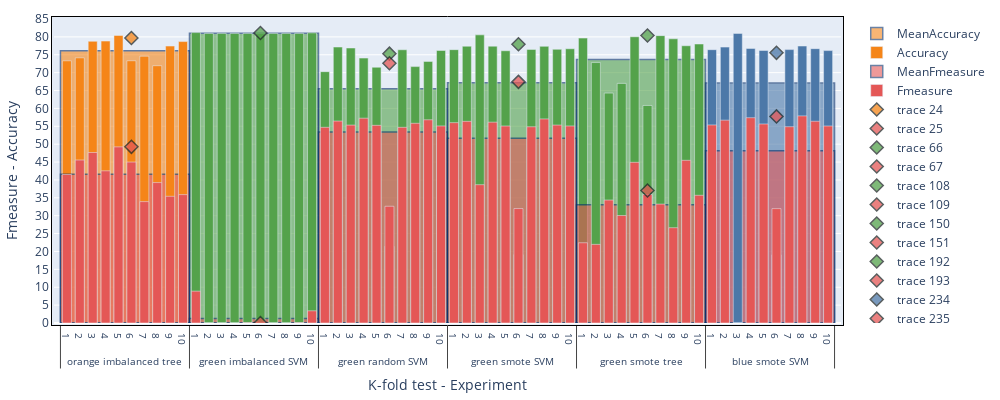

The notebook cell this image was saved under:
### Code cell
# function below sets the color based on amount
def SetMarkerForm(x):
    Symbol1=0 # Imbalanced
    Symbol2=5 # Random
    Symbol3=2 # SMOTE

    if(x=="Imbalanced"):
        return Symbol1
    elif(x=="random undersampling"):
        return Symbol2
    else:
        return Symbol3

# function below sets the color based on amount
def SetMarkerColor(x):
    color1=px.colors.qualitative.T10[0] # Complete - blue
    color2=px.colors.qualitative.T10[2] # No cleaning - red
    color3=px.colors.qualitative.T10[0] # No filtering - orange
    color4=px.colors.qualitative.T10[0] # No segment - celeste
    color5=px.colors.qualitative.T10[0] # Reduced inputs - green

    if(x=="Complete"):
        return color1
    elif(x=="No cleaning"):
        return color2
    elif(x=="No filtering"):
        return color3
    elif(x=="No segment"):
        return color4
    else:
        return color5

# function below sets the color based on amount
def SetBorderMarkerColor(x):
    borderColorSVM  = px.colors.qualitative.T10[7]    # Pastel pink
    borderColorTree = px.colors.qualitative.Dark24[5] # Black
    if(x=="SVM"):
        return borderColorSVM
    elif(x=="Tree"):
        return borderColorTree
    else:
        return borderColorTree

FmeasureColor = px.colors.qualitative.T10[2]


fig = go.Figure()

for i in range(len(data)):
    idxMean = max( 0, math.floor((i-1)/10) )
    markerSel   = SetMarkerForm(data.balanceType[i])
    colorSel    = SetMarkerColor(data.Setting[i])
    borderColor = SetBorderMarkerColor(data.classifierType[i])

    fig.add_trace( # Accuracy K-Fold Mean
        go.Bar(
            x=[ [data.Name.values[i]], [data.foldExecuted.values[i]] ],
            y=[data.MeanAccuracy.values[i]],
            name="MeanAccuracy",
            width=10,
            offset=-0.5,
            marker_color=colorSel,
            marker_line_color='rgb(8,48,107)',
            marker_line_width=1.5,
            opacity=0.6,
            showlegend=True if i==1 else False,
        )
    )
    fig.add_trace( # Accuracy each k-fold
        go.Bar(
            x=[ [data.Name.values[i]], [data.foldExecuted.values[i]] ],
            y=[data.accuracy.values[i]],
            name="Accuracy",
            width=0.7,
            marker_color=colorSel,
            showlegend=True if i==1 else False,
        )
    )
    fig.add_trace( # F-measure K-Fold Mean
        go.Bar(
            x=[ [data.Name.values[i]], [data.foldExecuted.values[i]] ],
            y=[data.MeanFMeasure.values[i]],
            name="MeanFmeasure",
            width=10,
            offset=-0.5,
            marker_color=FmeasureColor,
            marker_line_color='rgb(8,48,107)',
            marker_line_width=1.5,
            opacity=0.6,
            showlegend=True if i==1 else False,
        )
    )
    
    fig.add_trace( # F-measure each k-fold
        go.Bar(
            x=[ [data.Name.values[i]], [data.foldExecuted.values[i]] ],
            y=[data.Fmeasure.values[i]*100],
            name="Fmeasure",
            width=0.7,
            marker_color=FmeasureColor,
            showlegend=True if i==1 else False,
        )
    )

    if (i % 10) == 5:
        fig.add_trace( # LINEA Accuracy Test
            go.Scatter(
                x=[ [data.Name.values[i]], [data.foldExecuted.values[i]] ],
                y=[dataTest.TestAccuracy.values[idxMean]],
                mode='markers',
                marker={
                    'symbol': markerSel,
                    'color' : colorSel,
                    'size'  : 10,
                    'opacity': 0.75,
                    'line'  : {
                        'width': 1.5,
                        'color': borderColor,
                    },
                },
            )
        )
        fig.add_trace( # LINEA F-measure Test
            go.Scatter(
                x=[ [data.Name.values[i]], [data.foldExecuted.values[i]] ],
                y=[dataTest.TestFmeasure.values[idxMean]],
                mode='markers',
                marker={
                    'symbol': markerSel,
                    'color' : FmeasureColor,
                    'size'  : 10,
                    'opacity': 0.75,
                    'line'  : {
                        'width': 1.5,
                        'color': borderColor,
                    },
                },
            )
        )

fig.update_layout(
    barmode='overlay',
    #showlegend=False,
    width=1000,
    height=400,
    xaxis= {
        'linecolor': 'black',
        #'linewidth': 1,
        'mirror': True,
        'title_text': "K-fold test - Experiment",
        "range":      [ -1, 60 ],
        "tickfont": {
            "size":   10
        }
    },
    yaxis= {
        'linecolor': 'black',
        #'linewidth': 1,
        'mirror':     True,
        'title_text': "Fmeasure - Accuracy",
        'tick0':      0,
        'dtick':      5,
        "range":      [ 0, 85 ],
    },
    margin={
        'l':   10,
        'r':   10,
        'b':   10,
        't':   10,
        'pad': 2
    },
    #bargap=0.015, # gap between bars of adjacent location coordinates.
    #bargroupgap=0.01 # gap between bars of the same location coordinate.
)

fig.show() # Para que salga el resultado
pio.write_image(fig, "figura.svg")
